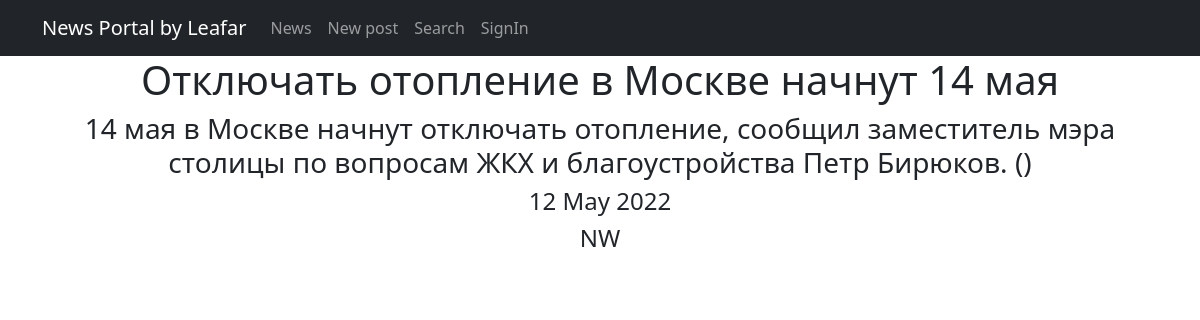
Page /posts/post/9 on the committed database.
### newsapp/models.py (models this page shows, shortened)
class Post(models.Model):
    author = models.ForeignKey(Author, on_delete=models.CASCADE)
    NEWS = 'NW'
    ARTICLE = 'AR'
    CATEGORY_CHOICES = (
        (NEWS, 'Новость'),
        (ARTICLE, 'Статья'),
    )
    categoryType = models.CharField(max_length=2, choices=CATEGORY_CHOICES, default=ARTICLE)
    dateCreation = models.DateTimeField(auto_now_add=True)
    postCategory = models.ManyToManyField(Category, through='PostCategory')
    title = models.CharField(max_length=128)
    text = models.TextField()
    rating = models.SmallIntegerField(default=0)
    class Meta:
        verbose_name = 'Статья'
        verbose_name_plural = 'Статьи'
        ordering = ['-dateCreation']

### newsapp/views.py (the view)
# urls.py: path('post/<int:pk>', views.post, name='post'),
def post(request, pk):
    post = get_object_or_404(Post, pk=pk)
    return render(request, 'flatpages/post.html', {'post': post})

### newsapp/templatetags/custom_filters.py (called while the page is built)
@register.filter()
def censor(value):
    for i in censwords:
        if i.find(value):
            value = value.replace(i[1::], "*" * len(i))
    return f'{value}'

### templates/flatpages/post.html (shortened to what this page needs)
{% extends 'flatpages/default.html' %}
{% load custom_filters %}
{% block content %}
<h1>{{ post.title|censor }}</h1>
<h3>{{ post.text|censor }}</h3>
<h4>{{ post.dateCreation|date:'d M Y' }}</h4>
<h4>{{ post.categoryType }}</h4>
{% endblock content %}

### rows in the picture
Post: title|censor "Отключать отопление в Москве начнут 14 мая", text|censor "14 мая в Москве начнут отключать отопление, сообщил заместитель мэра столицы по вопросам ЖКХ и благоустройства Петр Бирюков. ()", dateCreation "12 May 2022", categoryType "NW"
